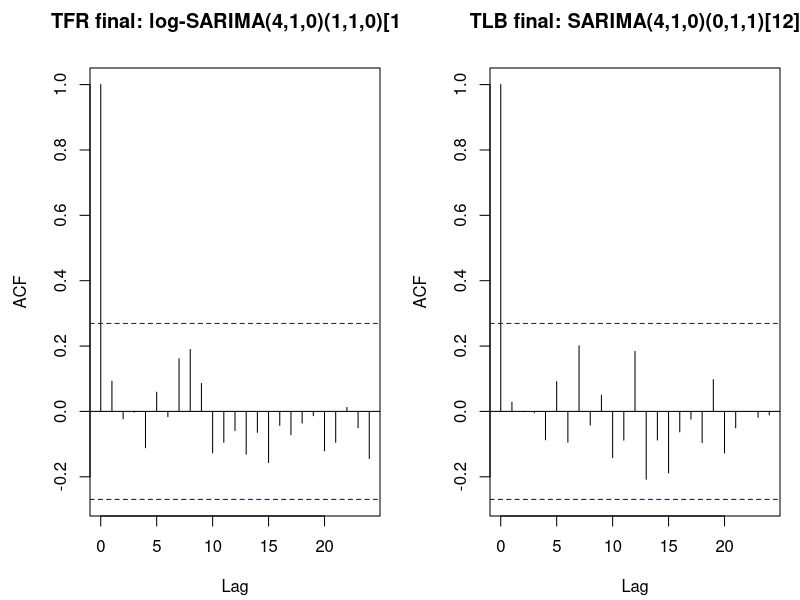
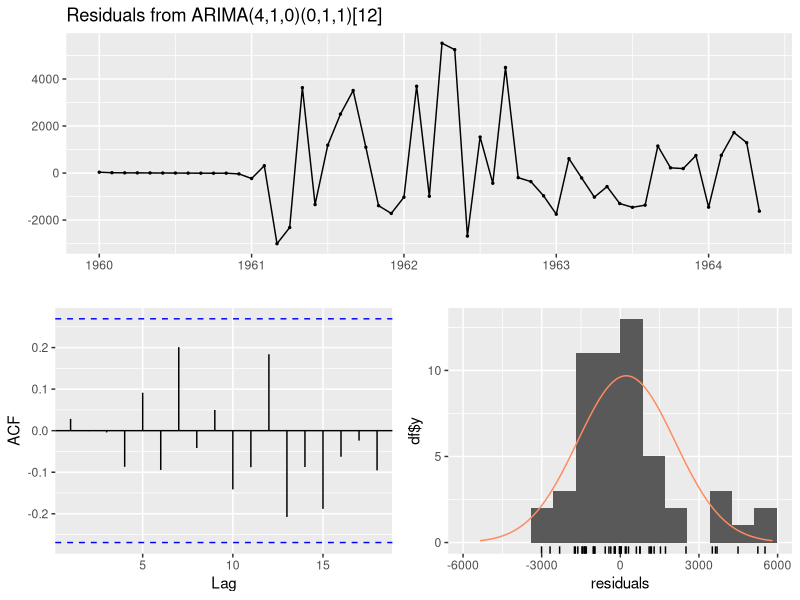
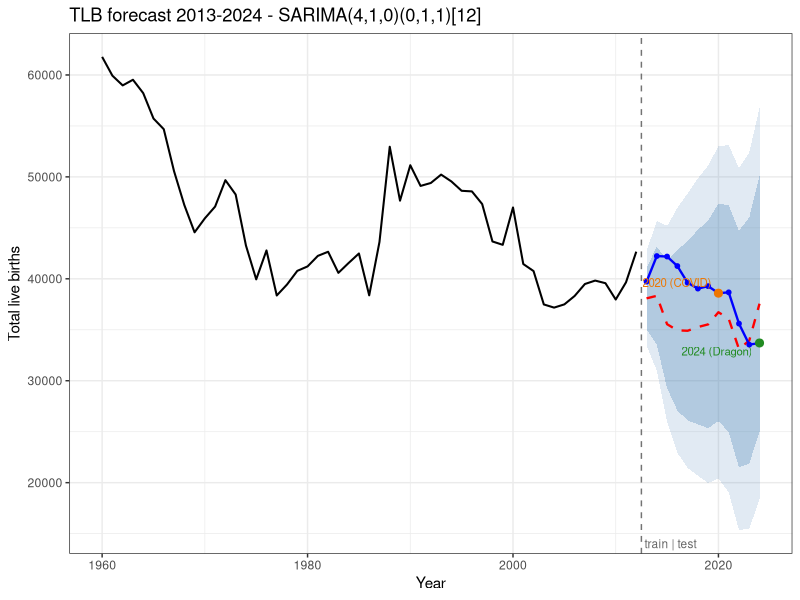

These figures' R source, in order:
# =============================================================================
# Finalize: TFR final = SARIMA(4,1,0)(1,1,0)[12] (seasonal AR, log);
#           TLB final = SARIMA(4,1,0)(0,1,1)[12] (airline / seasonal MA).
# Print exact stats for the report and regenerate Figs 3, 5, 7.
#   Fig 3 = residual ACFs of the two ADOPTED models
#   Fig 5 = TLB airline checkresiduals (4-panel)
#   Fig 7 = TLB airline forecast
# Also print stats for the two viable ALTERNATIVE candidates (for the tables).
# =============================================================================
suppressPackageStartupMessages({ library(forecast); library(ggplot2) })
options(stringsAsFactors=FALSE, scipen=999); set.seed(42)
data  <- read.csv("cleaned_tlb_tfr_1960_2024.csv")
train <- subset(data, Year<=2012); test <- subset(data, Year>=2013)
ty<-test$Year; tyr<-train$Year
tfr_s12<-ts(train$TFR,start=1960,frequency=12); tlb_s12<-ts(train$TLB,start=1960,frequency=12)
tfr_test<-test$TFR; tlb_test<-test$TLB

full <- function(series,seas,lambda,test,lab){
  fit<-Arima(series,order=c(4,1,0),seasonal=list(order=seas,period=12),lambda=lambda,method="ML")
  se<-sqrt(diag(fit$var.coef)); tt<-coef(fit)/se
  png(tempfile(fileext=".png")); cr<-suppressWarnings(checkresiduals(fit,plot=FALSE)); dev.off()
  fc<-forecast(fit,h=length(test),biasadj=FALSE); m<-as.numeric(fc$mean); e<-as.numeric(test)-m
  cat("\n==",lab,"==\n"); print(round(rbind(coef=coef(fit),se=se,t=tt),3))
  cat(sprintf("AIC=%.2f BIC=%.2f loglik=%.2f sigma2=%.6g  LB Q*=%.2f df=%d p=%.4f  MSE=%.6g MAE=%.4g MAPE=%.2f  largest|e|=%.4g in %d  min95=%.4g\n",
      AIC(fit),BIC(fit),logLik(fit),fit$sigma2,unname(cr$statistic),cr$parameter,cr$p.value,
      mean(e^2),mean(abs(e)),mean(abs(e/as.numeric(test)))*100,max(abs(e)),ty[which.max(abs(e))],min(as.numeric(fc$lower[,2]))))
  fit
}
cat("######## ADOPTED ########")
tfr_fin <- full(tfr_s12,c(1,1,0),0,   tfr_test,"TFR FINAL SARIMA(4,1,0)(1,1,0)[12] (log, seasonal AR)")
tlb_fin <- full(tlb_s12,c(0,1,1),NULL,tlb_test,"TLB FINAL SARIMA(4,1,0)(0,1,1)[12] (airline)")
cat("\n######## VIABLE ALTERNATIVES (for tables) ########")
full(tfr_s12,c(0,1,1),0,   tfr_test,"TFR alt SARIMA(4,1,0)(0,1,1)[12] (airline)")
full(tlb_s12,c(1,1,0),NULL,tlb_test,"TLB alt SARIMA(4,1,0)(1,1,0)[12] (seasonal AR)")

# ---- Fig 3: residual ACFs of the two adopted models -------------------------
png("figures/fr2_fig3_initial_resid_acf.png", width=1180, height=470, res=130, bg="white")
par(mfrow=c(1,2), mar=c(4.2,4.5,3.4,1))
acf(as.numeric(residuals(tfr_fin)), lag.max=24, main="TFR final: log-SARIMA(4,1,0)(1,1,0)[12]")
acf(as.numeric(residuals(tlb_fin)), lag.max=24, main="TLB final: SARIMA(4,1,0)(0,1,1)[12]")
dev.off(); cat("\nwrote fr2_fig3_initial_resid_acf.png\n")

# ---- Fig 5: TLB airline checkresiduals --------------------------------------
png("figures/fr2_fig5_resid_tlb.png", width=980, height=720, res=120, bg="white")
suppressWarnings(checkresiduals(tlb_fin)); dev.off(); cat("wrote fr2_fig5_resid_tlb.png\n")

# ---- Fig 7: TLB airline forecast --------------------------------------------
fc<-forecast(tlb_fin,h=length(tlb_test),biasadj=FALSE)
hist_df<-data.frame(Year=tyr,Value=train$TLB)
fc_df<-data.frame(Year=ty,Mean=as.numeric(fc$mean),
  Lo80=as.numeric(fc$lower[,1]),Hi80=as.numeric(fc$upper[,1]),
  Lo95=as.numeric(fc$lower[,2]),Hi95=as.numeric(fc$upper[,2]),Actual=tlb_test)
p<-ggplot()+
  geom_ribbon(data=fc_df,aes(Year,ymin=Lo95,ymax=Hi95),fill="steelblue",alpha=0.16)+
  geom_ribbon(data=fc_df,aes(Year,ymin=Lo80,ymax=Hi80),fill="steelblue",alpha=0.30)+
  geom_line(data=hist_df,aes(Year,Value),colour="black",linewidth=0.7)+
  geom_line(data=fc_df,aes(Year,Mean),colour="red",linetype="dashed",linewidth=0.8)+
  geom_line(data=fc_df,aes(Year,Actual),colour="blue",linewidth=0.8)+
  geom_point(data=fc_df,aes(Year,Actual),colour="blue",size=1.3)+
  geom_vline(xintercept=2012.5,linetype="dashed",colour="grey45")+
  annotate("text",x=2012.5,y=-Inf,label=" train | test",hjust=0,vjust=-0.6,colour="grey40",size=3)+
  annotate("point",x=2020,y=fc_df$Actual[fc_df$Year==2020],colour="darkorange2",size=2.4)+
  annotate("text",x=2020,y=fc_df$Actual[fc_df$Year==2020],label="2020 (COVID)",colour="darkorange2",size=2.9,hjust=1.1,vjust=-0.7)+
  annotate("point",x=2024,y=fc_df$Actual[fc_df$Year==2024],colour="forestgreen",size=2.4)+
  annotate("text",x=2024,y=fc_df$Actual[fc_df$Year==2024],label="2024 (Dragon)",colour="forestgreen",size=2.9,hjust=1.1,vjust=1.4)+
  labs(title="TLB forecast 2013-2024 - SARIMA(4,1,0)(0,1,1)[12]",x="Year",y="Total live births")+theme_bw()
ggsave("figures/fr2_fig7_forecast_tlb.png",p,width=9,height=5,dpi=130); cat("wrote fr2_fig7_forecast_tlb.png\n")
